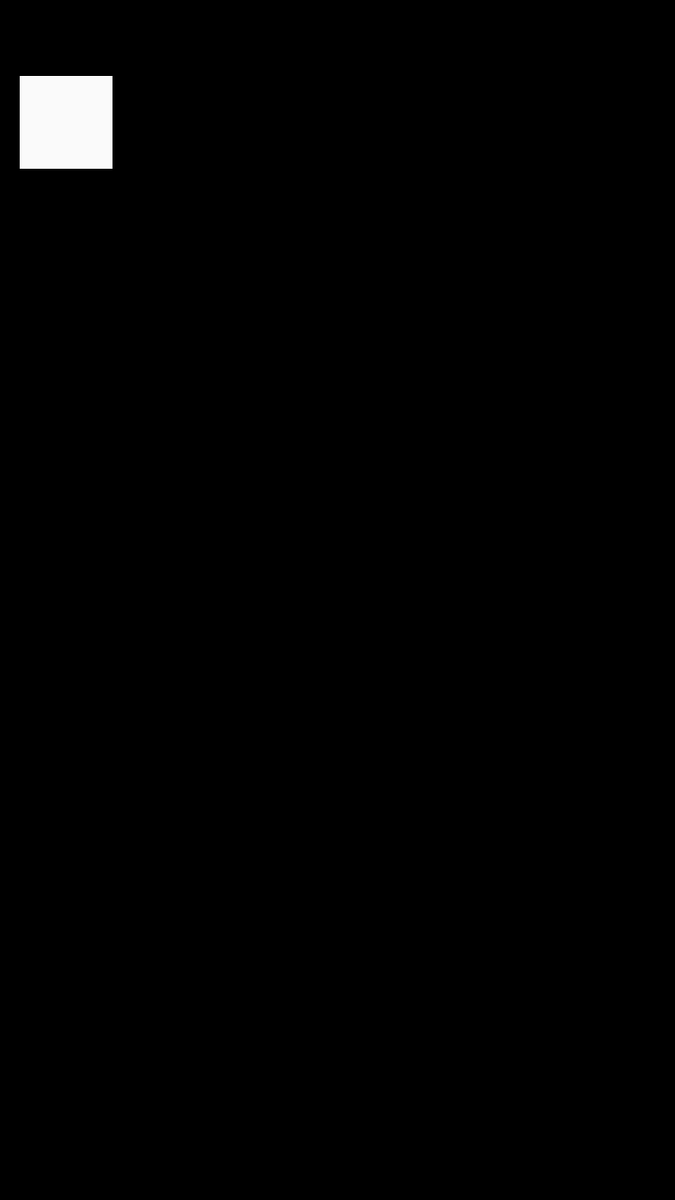
Frame 1 (no input)
Frame 60 (the mouse pressed at the canvas centre just before this capture): identical to frame 1, image omitted
Frame 120 (the mouse held since frame 60 and released just before this capture): identical to frame 1, image omitted

The Processing sketch that drew this single still picture (run headless with seeded random() and noise(); from frame 60 on, the mouse is pressed at the canvas centre):

// Processing sketch: belle_boite
// ── belle_boite.pde
void setup(){
  size(720,1280);
  background(0);
  fill(250);
  rect(20, 80, 100, 100);
}


void draw(){

}
